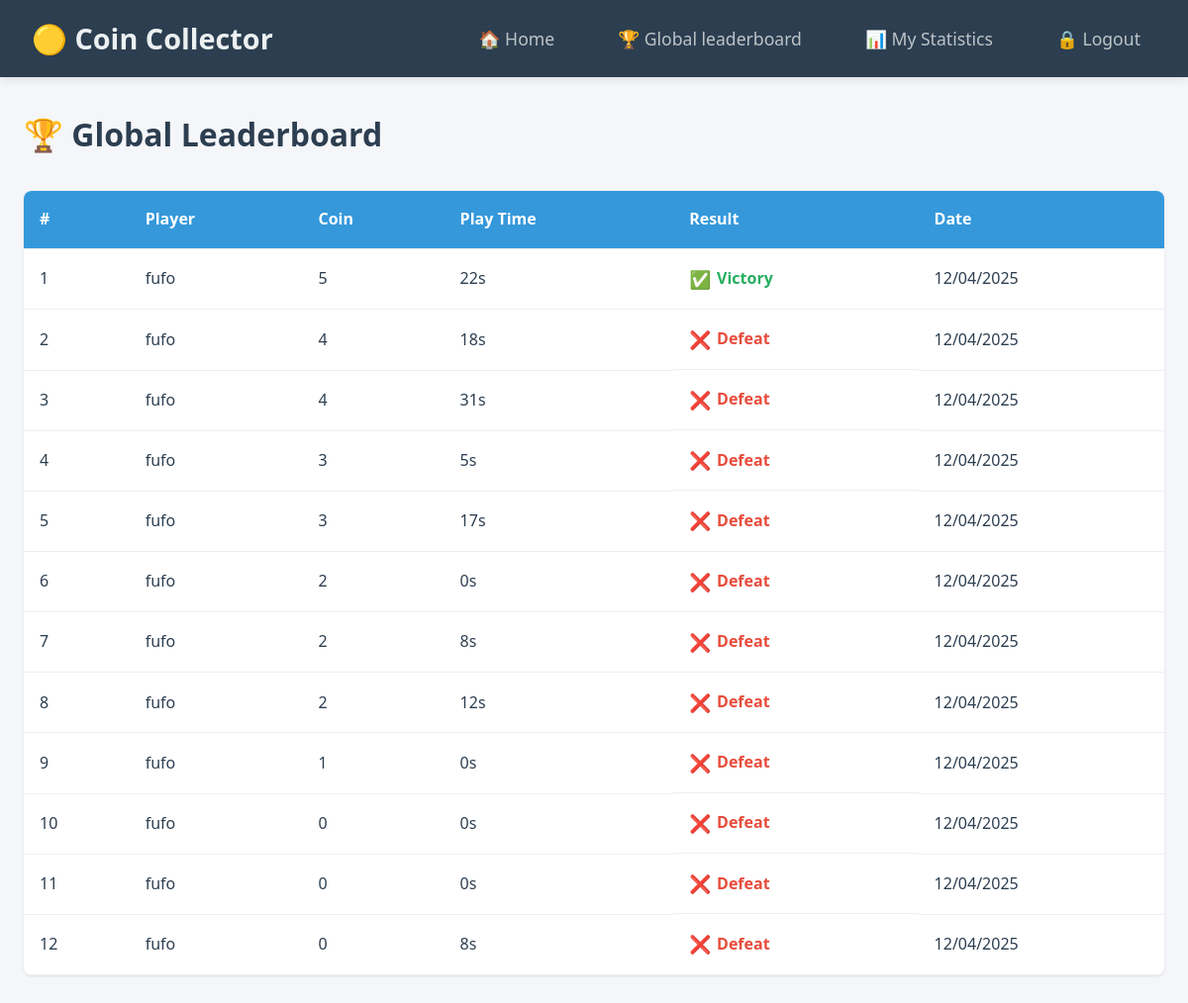
The page /leaderboard (signed in) on the database its author committed.
### app.py (models this page shows)
class Result(db.Model):
    id = db.Column(db.Integer, primary_key=True)
    user_id = db.Column(db.Integer, db.ForeignKey('user.id'), nullable=False)
    result = db.Column(db.String(20), nullable=False)
    coins = db.Column(db.Integer, nullable=False)
    time = db.Column(db.DateTime, default=lambda: datetime.now(timezone.utc))
    play_time = db.Column(db.Integer)
    user = db.relationship('User', backref=db.backref('results', lazy=True))

class User(UserMixin, db.Model):
    id = db.Column(db.Integer, primary_key=True)
    username = db.Column(db.String(150), unique=True, nullable=False)
    password = db.Column(db.String(150), nullable=False)

### app.py (the view)
@app.route("/leaderboard")
@login_required
def global_leaderboard():
    results = Result.query.join(User).order_by(
        case({"won": 1, "lost": 2, "quit": 3}, value=Result.result), # first order by result
        case(
            (Result.result == 'won', Result.play_time), # for wins order by play time
            else_=-Result.coins # for defeat/quit order by descending coins
        ).asc(),
        Result.play_time.asc() # ascending play time if the rest is the same
    ).limit(20).all()
    return render_template('global_leaderboard.html', results=results)

### app.py (called while the page is built)
@login_manager.user_loader
def load_user(user_id):
    return db.session.get(User, int(user_id))

### templates/global_leaderboard.html (shortened to what this page needs)
{% extends "base.html" %}
{% block content %}
    <div class="leaderboard-container">
        <h1>🏆 Global Leaderboard</h1>
        <table>
            <thead>
                <tr>
                    <th>#</th>
                    <th>Player</th>
                    <th>Coin</th>
                    <th>Play Time</th>
                    <th>Result</th>
                    <th>Date</th>
                </tr>
            </thead>
            <tbody>
                {% for result in results %}
                    <tr>
                        <td>{{ loop.index }}</td>
                        <td>{{ result.user.username }}</td>
                        <td>{{ result.coins }}</td>
                        <td>{{ result.play_time }}s</td>
                        <td class="result-{{ result.result }}">
                            {% if result.result == 'won' %}
                                Victory
                            {% elif result.result == 'lost' %}
                                Defeat
                            {% elif result.result == 'quit' %}
                                Quit
                            {% endif %}
                        </td>
                        <td>{{ result.time.strftime('%d/%m/%Y') }}</td>
                    </tr>
                {% endfor %}
            </tbody>
        </table>
    </div>
{% endblock %}

### templates/base.html (shortened to what this page needs)
<!DOCTYPE html>
<html lang="it">
<head>
    <link rel="stylesheet" href="{{ url_for('static', filename='css/styles.css') }}">
    <link href="https://cdnjs.cloudflare.com/ajax/libs/toastr.js/latest/css/toastr.min.css" rel="stylesheet">
</head>
    <body>
        <nav class="navbar">
            <div class="nav-brand">🟡 Coin Collector</div>
            <div class="nav-links">
                {% if current_user.is_authenticated %}
                    <a href="{{ url_for('index') }}">🏠 Home</a>
                    <a href="{{ url_for('global_leaderboard') }}">🏆 Global leaderboard</a>
                    <a href="{{ url_for('user_leaderboard') }}">📊 My Statistics</a>
                    <a href="{{ url_for('logout') }}">🔒 Logout</a>
                {% else %}
                    <a href="{{ url_for('login') }}">🔑 Login</a>
                    <a href="{{ url_for('register') }}">📝 Register</a>
                {% endif %}
            </div>
        </nav>
        <div class="content">
            {% block content %}{% endblock %}
        </div>
    </body>
</html>

### static/css/styles.css (style rules this page uses)
* { margin: 0; padding: 0; box-sizing: border-box; font-family: 'Segoe UI', sans-serif; }
body { background: #f5f6fa; color: #2c3e50; line-height: 1.6; }
.navbar { background: #2c3e50; padding: 1rem 2rem; display: flex; justify-content: space-between; align-items: center; box-shadow: 0 2px 10px rgba(0,0,0,0.1); position: sticky; top: 0; z-index: 1000; }
.nav-brand { color: #ecf0f1; font-size: 1.8rem; font-weight: 700; }
.nav-links { display: flex; gap: 2rem; }
.nav-links a { color: #bdc3c7; text-decoration: none; font-size: 1.1rem; transition: all 0.3s ease; padding: 0.5rem 1rem; border-radius: 5px; }
.content { max-width: 1200px; margin: 2rem auto; padding: 0 1.5rem; }
table { width: 100%; border-collapse: collapse; background: white; margin: 2rem 0; border-radius: 8px; overflow: hidden; box-shadow: 0 1px 3px rgba(0,0,0,0.1); }
th, td { padding: 1rem; text-align: left; border-bottom: 1px solid #ecf0f1; }
th { background: #3498db; color: white; font-weight: 600; }
.result-won { color: #27ae60; font-weight: 700; display: flex; align-items: center; gap: 6px; }
.result-won::before { content: "✅"; font-size: 1.1rem; }
.result-lost { color: #e74c3c; font-weight: 700; display: flex; align-items: center; gap: 6px; animation: shake 0.5s ease-in-out; }
.result-lost::before { content: "❌"; font-size: 1.1rem; }

### rows shown on the page
Result: user.username "fufo", coins "5", play_time "22", result "Victory", time "12/04/2025"
Result: user.username "fufo", coins "4", play_time "18", result "Defeat", time "12/04/2025"
Result: user.username "fufo", coins "4", play_time "31", result "Defeat", time "12/04/2025"
Result: user.username "fufo", coins "3", play_time "5", result "Defeat", time "12/04/2025"
Result: user.username "fufo", coins "3", play_time "17", result "Defeat", time "12/04/2025"
Result: user.username "fufo", coins "2", play_time "0", result "Defeat", time "12/04/2025"
Result: user.username "fufo", coins "2", play_time "8", result "Defeat", time "12/04/2025"
Result: user.username "fufo", coins "2", play_time "12", result "Defeat", time "12/04/2025"
Result: user.username "fufo", coins "1", play_time "0", result "Defeat", time "12/04/2025"
Result: user.username "fufo", coins "0", play_time "0", result "Defeat", time "12/04/2025"
Result: user.username "fufo", coins "0", play_time "0", result "Defeat", time "12/04/2025"
Result: user.username "fufo", coins "0", play_time "8", result "Defeat", time "12/04/2025"
